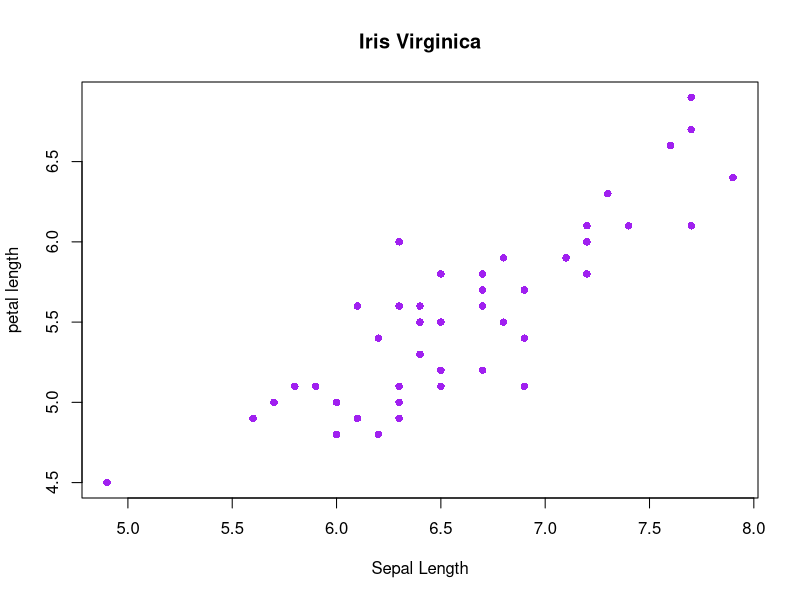
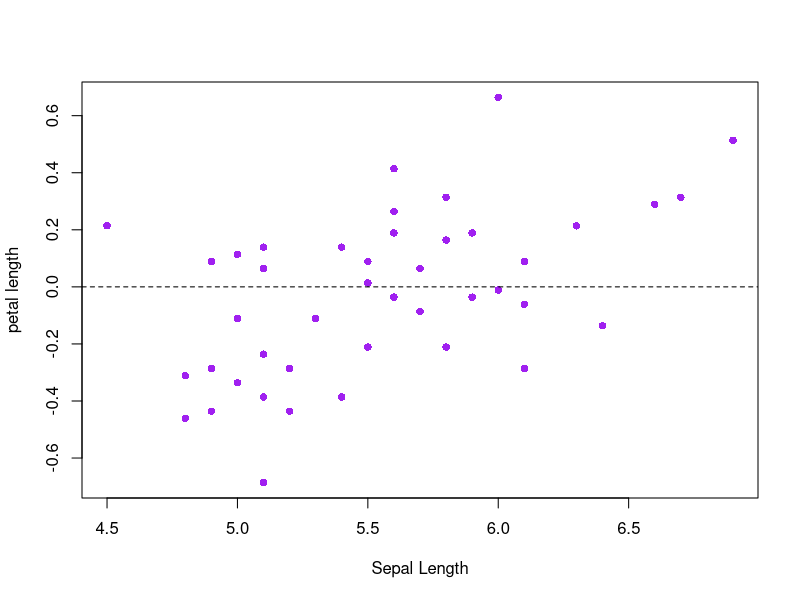
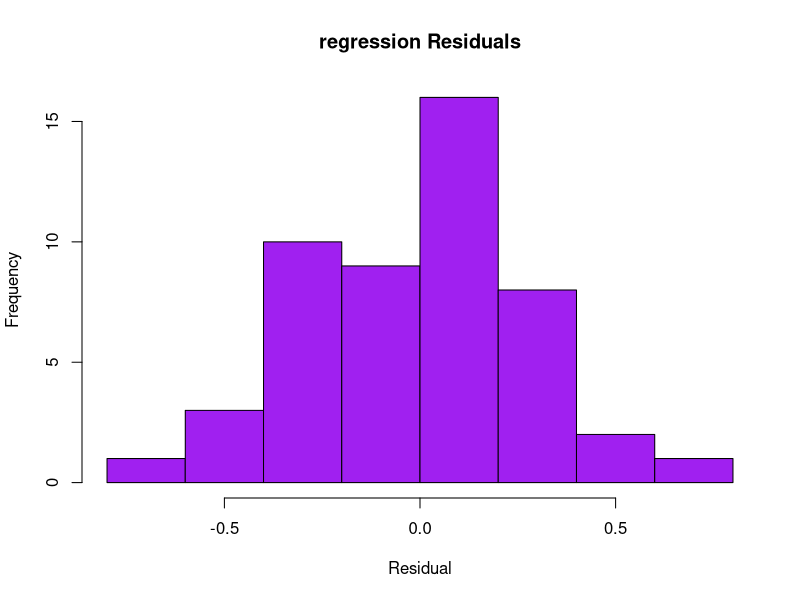
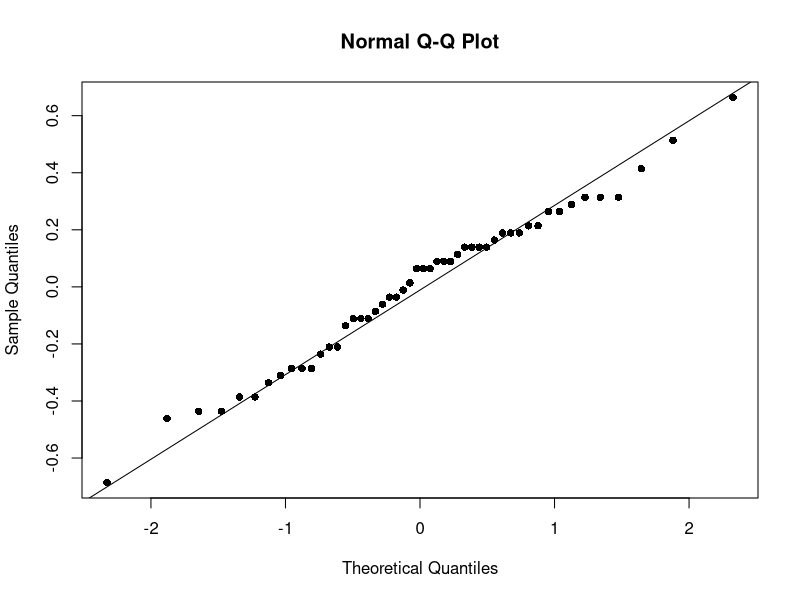

Generate these figures, in order, with R:
# Noah Barkoff
# In class regression practice
# 2/28/2022

# Load the entire iris dataset
library(datasets)
data(iris)
summary(iris)

# Make a subset for iris virginica
flower <- iris[iris$Species=="virginica",]

# Make a linear model with the variables petal length as y values and sepal length as x values
# ~ indicates 2 seperate variables
fit <- lm(flower$Petal.Length~flower$Sepal.Length)

# View the linear model
summary(fit)

# Create a scatter plot of the 2 variables against each other
plot(flower$Petal.Length~flower$Sepal.Length,
    main = "Iris Virginica",
    xlab = "Sepal Length",
    ylab = "petal length",
    col = "purple", pch = 16)

# Create a scatter plot of the residuals against the independant variable, petal length
plot(flower$Petal.Length,summary(fit)$residuals,
        xlab = "Sepal Length",
        ylab = "petal length",
        col = "purple", pch = 16)

# Add a horizontal line to the scatter plot of residuals to distingush 0 residual value
abline(h=0,
       lty = "dashed")

# Create a histogram of the residuals
hist(summary(fit)$residuals,
     main = "regression Residuals",
     xlab = "Residual",
     col = "purple")

# Use Shapiro wilks test on the residuals
shapiro.test(summary(fit)$residuals)

# Create a qq plot
qqnorm(summary(fit)$residuals, pch = 16)

# Plot a qq line of the qnorm on the qq plot
qqline(summary(fit)$residuals, datax = FALSE, distribution = qnorm,
       probs = c(.25, .75), qtype = 7, pch = 16)
